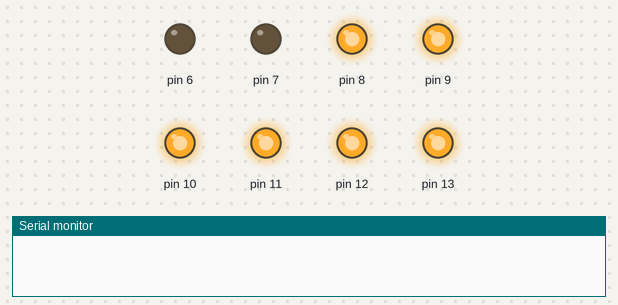
Bench run of a sketch on a simulated Arduino Uno, built with avr-gcc and run on an emulated ATmega328P. Parts: output pins drawn as LEDs (lit = HIGH), the last lines printed to the serial monitor.

Above: at 0.02 s.
At 0.82 s:
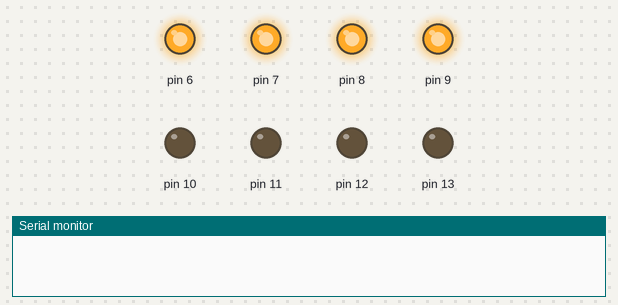
At 1.97 s:
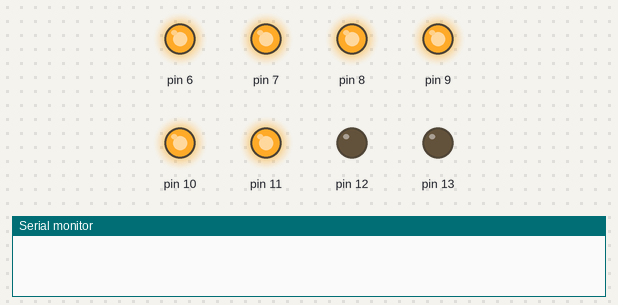
At 4.1 s:
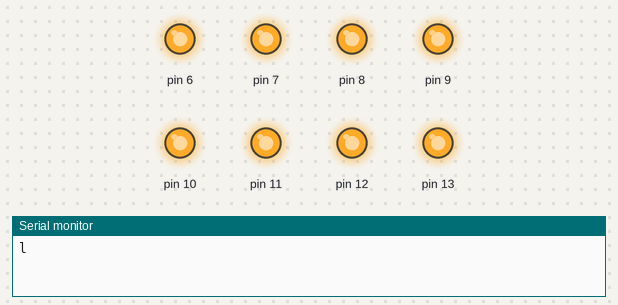
At 6.27 s:
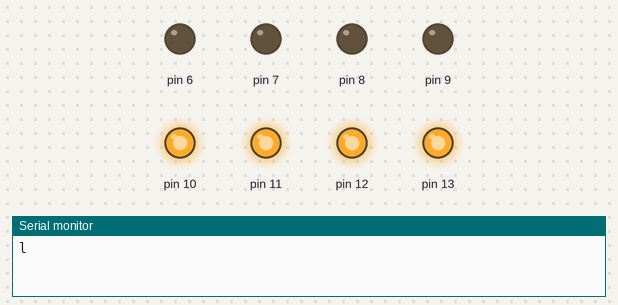
At 8.02 s:
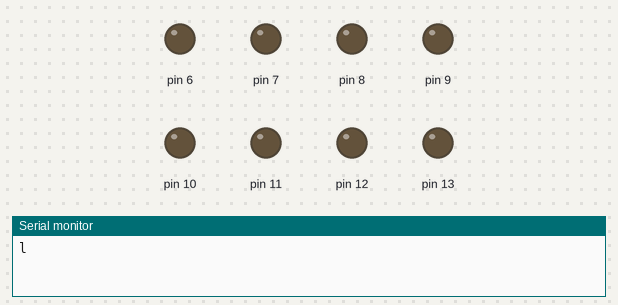
Timing chart, 0 to 8.3 s (numbered marks = the images above):
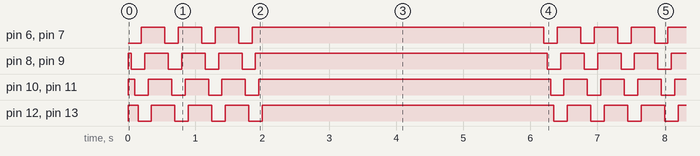

Measured:
- by itself, pin 6, pin 7: repeats every 6.2 s: 2 × (LOW 0.20 s, HIGH 0.35 s), LOW 0.20 s, HIGH 4.4 s, LOW 0.20 s, HIGH 0.35 s
- by itself, pin 8–13: repeats every 6.2 s: 3 × (HIGH 0.35 s, LOW 0.20 s), HIGH 4.4 s, LOW 0.20 s
- by itself, everything shown: repeats every 6.2 s, in 32 steps

The sketch:

lancador.ino
```cpp
char msg;
void setup()
{
  Serial.begin(9600);

  pinMode(6, OUTPUT);
  pinMode(7, OUTPUT);
  pinMode(8, OUTPUT);
  pinMode(9, OUTPUT);
  pinMode(10, OUTPUT);
  pinMode(11, OUTPUT);
  pinMode(12, OUTPUT);
  pinMode(13, OUTPUT);
  digitalWrite(6, HIGH);
  digitalWrite(7, HIGH);
  digitalWrite(8, HIGH);
  digitalWrite(9, HIGH);
  digitalWrite(10, HIGH);
  digitalWrite(11, HIGH);
  digitalWrite(12, HIGH);
  digitalWrite(13, HIGH);
}

void nfase(int n)
{
    for (int i = 0; i<n; i++)
    {
      digitalWrite(6, LOW);
      digitalWrite(7, LOW);
      delay(50);
      digitalWrite(8, LOW);
      digitalWrite(9, LOW);
      delay(50);
      digitalWrite(10, LOW);
      digitalWrite(11, LOW);
      delay(50);
      digitalWrite(12, LOW);
      digitalWrite(13, LOW);
      delay(50);
      digitalWrite(6, HIGH);
      digitalWrite(7, HIGH);
      delay(50);
      digitalWrite(8, HIGH);
      digitalWrite(9, HIGH);
      delay(50);
      digitalWrite(10, HIGH);
      digitalWrite(11, HIGH);
      delay(50);
      digitalWrite(12, HIGH);
      digitalWrite(13, HIGH);
      delay(200);
    }
}

void fase(int n)
{
    for (int i = 0; i<n; i++)
    {
      digitalWrite(6, LOW);
      digitalWrite(7, LOW);
      digitalWrite(8, LOW);
      digitalWrite(9, LOW);
      digitalWrite(10, LOW);
      digitalWrite(11, LOW);
      digitalWrite(12, LOW);
      digitalWrite(13, LOW);
      delay(300);
      digitalWrite(6, HIGH);
      digitalWrite(7, HIGH);
      digitalWrite(8, HIGH);
      digitalWrite(9, HIGH);
      digitalWrite(10, HIGH);
      digitalWrite(11, HIGH);
      digitalWrite(12, HIGH);
      digitalWrite(13, HIGH);
      delay(300);
    }
}

void lateral_1(int n)
{
    for (int i = 0; i<n; i++)
    {
      digitalWrite(6, LOW);
      digitalWrite(11, LOW);
      digitalWrite(12, LOW);
      digitalWrite(13, LOW);
      delay(300);
      digitalWrite(6, HIGH);
      digitalWrite(11, HIGH);
      digitalWrite(12, HIGH);
      digitalWrite(13, HIGH);
      delay(300);
      digitalWrite(6, LOW);
      digitalWrite(11, LOW);
      digitalWrite(12, LOW);
      digitalWrite(13, LOW);
      delay(300);
      digitalWrite(6, HIGH);
      digitalWrite(11, HIGH);
      digitalWrite(12, HIGH);
      digitalWrite(13, HIGH);
      delay(1000);
    }
}

void lateral_2(int n)
{
    for (int i = 0; i<n; i++)
    {
      digitalWrite(10, LOW);
      digitalWrite(7, LOW);
      digitalWrite(8, LOW);
      digitalWrite(9, LOW);
      delay(300);
      digitalWrite(10, HIGH);
      digitalWrite(7, HIGH);
      digitalWrite(8, HIGH);
      digitalWrite(9, HIGH);
      delay(300);
      digitalWrite(10, LOW);
      digitalWrite(7, LOW);
      digitalWrite(8, LOW);
      digitalWrite(9, LOW);
      delay(300);
      digitalWrite(10, HIGH);
      digitalWrite(7, HIGH);
      digitalWrite(8, HIGH);
      digitalWrite(9, HIGH);
      delay(1000);
    }
}

int cont = 0;

void loop()
{

  nfase(4);
  Serial.println('l');
  delay(4000);
  cont++;

  /*
  lateral_1(2);
  delay(2000);
  Serial.println('l');
  delay(2000);
  lateral_2(2);
  delay(2000);
  Serial.println('l');
  cont++;
  */
  if (cont == 10)
  {
    delay(30000);
    cont = 0;
  }
}
```
